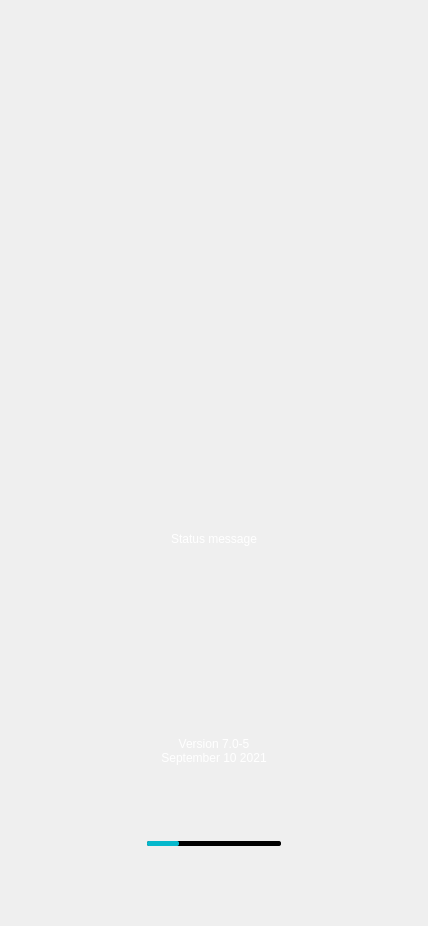
<?xml version="1.0" encoding="UTF-8"?>
<ui version="4.0">
 <class>SplashScreen</class>
 <widget class="QWidget" name="SplashScreen">
  <property name="geometry">
   <rect>
    <x>0</x>
    <y>0</y>
    <width>428</width>
    <height>926</height>
   </rect>
  </property>
  <property name="windowTitle">
   <string>SplashScreen</string>
  </property>
  <property name="styleSheet">
   <string notr="true"/>
  </property>
  <layout class="QVBoxLayout" name="verticalLayout">
   <property name="spacing">
    <number>0</number>
   </property>
   <property name="leftMargin">
    <number>0</number>
   </property>
   <property name="topMargin">
    <number>0</number>
   </property>
   <property name="rightMargin">
    <number>0</number>
   </property>
   <property name="bottomMargin">
    <number>0</number>
   </property>
   <item>
    <widget class="GradientWidget" name="Background" native="true">
     <property name="styleSheet">
      <string notr="true"/>
     </property>
     <layout class="QVBoxLayout" name="verticalLayout_2">
      <property name="spacing">
       <number>0</number>
      </property>
      <property name="leftMargin">
       <number>0</number>
      </property>
      <property name="topMargin">
       <number>0</number>
      </property>
      <property name="rightMargin">
       <number>0</number>
      </property>
      <property name="bottomMargin">
       <number>0</number>
      </property>
      <item>
       <widget class="DapGuiWidget" name="MainWidget">
        <property name="cssStyle">
         <string>splashscreen_background</string>
        </property>
        <layout class="QVBoxLayout" name="verticalLayout_3">
         <item>
          <widget class="DapGuiWidget" name="kelGuiWidget_2">
           <property name="cssStyle">
            <string>nobackground</string>
           </property>
          </widget>
         </item>
         <item>
          <widget class="DapGuiWidget" name="widget">
           <property name="cssStyle">
            <string>nobackground</string>
           </property>
           <layout class="QHBoxLayout" name="horizontalLayout_3">
            <item>
             <widget class="DapGuiLabel" name="lLogo">
              <property name="styleSheet">
               <string notr="true">#lLogo{ 	min-width: 230px; 	max-width: 230px; 	min-height: 59px; 	max-height: 59px; 	qproperty-scaledPixmap: url(:/gui/ui/asset/logo_kelvpn-white.png); 
 	border: none; 
 	background-color: rgba(0,0,0,0); }</string>
              </property>
              <property name="text">
               <string/>
              </property>
              <property name="cssStyle">
               <string>splashscreen_logo noborder nobackground</string>
              </property>
             </widget>
            </item>
           </layout>
          </widget>
         </item>
         <item>
          <widget class="DapGuiWidget" name="kelGuiWidget">
           <property name="cssStyle">
            <string>nobackground</string>
           </property>
          </widget>
         </item>
         <item>
          <widget class="DapGuiLabel" name="lStatus">
           <property name="styleSheet">
            <string notr="true">#lStatus{ 	color: #FFFFFF; 
 	font: 18px/22px; 
 	font-weight: normal; 	font-style: normal; 	font-size: normal; 
 	font-family: 'Lato'; 
 	border: none; 
 	background-color: rgba(0,0,0,0); }</string>
           </property>
           <property name="text">
            <string>Status message</string>
           </property>
           <property name="alignment">
            <set>Qt::AlignCenter</set>
           </property>
           <property name="cssStyle">
            <string>white font18 normal lato noborder nobackground</string>
           </property>
          </widget>
         </item>
         <item>
          <widget class="DapGuiLabel" name="lVersion">
           <property name="styleSheet">
            <string notr="true">#lVersion{ 	color: #FFFFFF; 
 	font: 12px/15px; 
 	font-weight: normal; 	font-style: normal; 	font-size: normal; 
 	font-family: 'Lato'; 
 	border: none; 
 	background-color: rgba(0,0,0,0); }</string>
           </property>
           <property name="text">
            <string>Version 7.0-5
September 10 2021</string>
           </property>
           <property name="alignment">
            <set>Qt::AlignBottom|Qt::AlignHCenter</set>
           </property>
           <property name="cssStyle">
            <string>white font12 normal lato noborder nobackground</string>
           </property>
          </widget>
         </item>
         <item>
          <widget class="DapGuiWidget" name="wLoadingHolder">
           <property name="styleSheet">
            <string notr="true">#wLoadingHolder{ 	background-color: rgba(0,0,0,0); }</string>
           </property>
           <property name="cssStyle">
            <string>nobackground</string>
           </property>
           <layout class="QHBoxLayout" name="horizontalLayout_2">
            <property name="spacing">
             <number>0</number>
            </property>
            <property name="leftMargin">
             <number>0</number>
            </property>
            <property name="topMargin">
             <number>0</number>
            </property>
            <property name="rightMargin">
             <number>0</number>
            </property>
            <property name="bottomMargin">
             <number>0</number>
            </property>
            <item>
             <widget class="QProgressBar" name="pLoading">
              <property name="styleSheet">
               <string notr="true">*
{
background-color: #000000;
border-radius: 2px;
max-width: 134px;
max-height: 5px;
}

*::chunk
{
background-color: #05B8CC;
border-radius: 2px;
}</string>
              </property>
              <property name="value">
               <number>24</number>
              </property>
              <property name="textVisible">
               <bool>false</bool>
              </property>
             </widget>
            </item>
           </layout>
          </widget>
         </item>
        </layout>
       </widget>
      </item>
     </layout>
    </widget>
   </item>
  </layout>
 </widget>
 <customwidgets>
  <customwidget>
   <class>DapGuiLabel</class>
   <extends>QLabel</extends>
   <header>dapguilabel.h</header>
  </customwidget>
  <customwidget>
   <class>DapGuiWidget</class>
   <extends>QWidget</extends>
   <header>dapguiwidget.h</header>
   <container>1</container>
  </customwidget>
  <customwidget>
   <class>GradientWidget</class>
   <extends>QWidget</extends>
   <header location="global">ui/helper/gradientwidget.h</header>
   <container>1</container>
  </customwidget>
 </customwidgets>
 <resources/>
 <connections/>
</ui>
